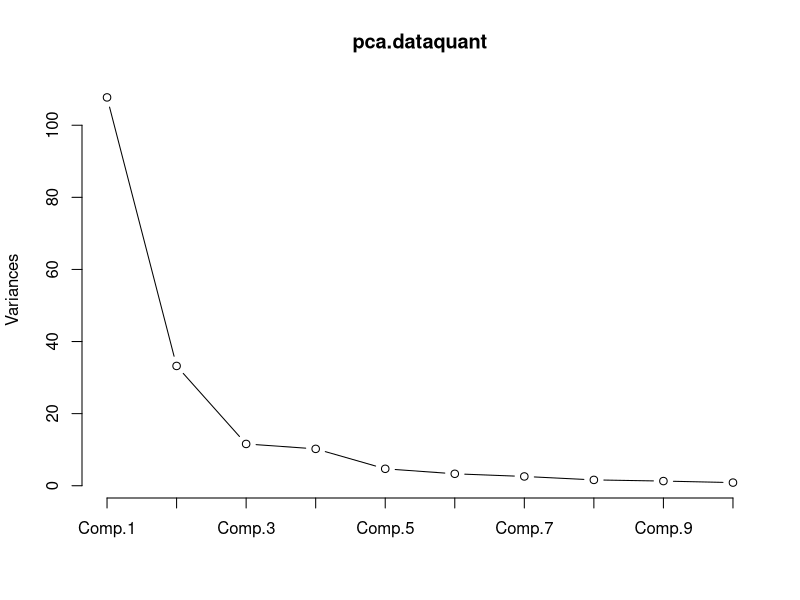
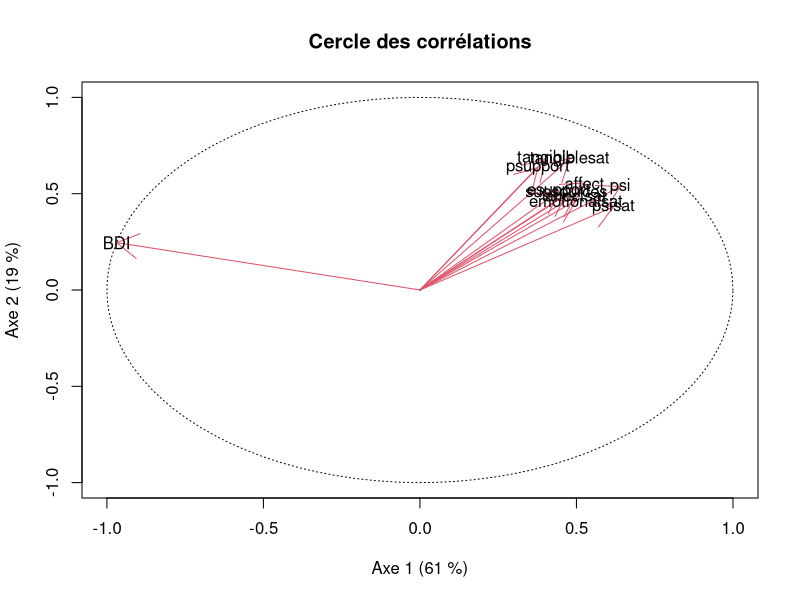
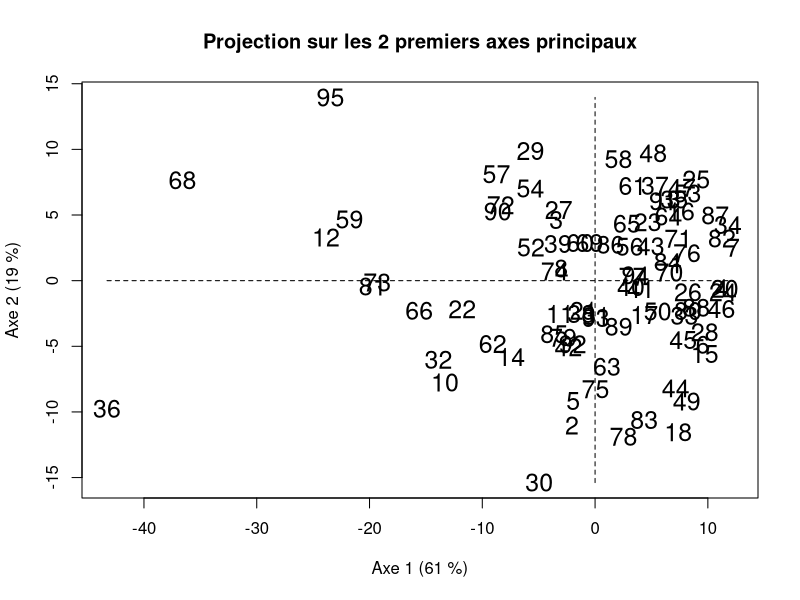

Write R code to recreate these figures, in order.
## ---- chunk 1
data=read.csv("../Data/socsupport.csv",header=TRUE,sep=";")
attach(data)
str(data)

n=nrow(data)
p=ncol(data)

delete = vector("numeric",n)

for(i in 1:n){
  for(j in 1:p){
    if(is.na(data[i,j]))
      delete[i]=1
  }
}

for(i in n:1){
  if (delete[i]==1)
    data=data[-c(i),]
}

data = data[,-c(1)]
## ---- chunk 2
dataquant=data[,-c(1,2,3,4,5,6,7,8,9)]
dataquant
## ---- chunk 3
X= scale(dataquant, center=T, scale=F)          
## ---- chunk 4
S = cov(X)*((n-1)/n)
acp = eigen(S)
lambda = acp$values
vecteurs_principaux = acp$vectors
## ---- chunk 5
pca.dataquant=princomp(dataquant)
summary(pca.dataquant)
## ---- chunk 6
plot(pca.dataquant,type='l')
## ---- chunk 7
C= pca.dataquant$scores   

norm=function(x) {return(sum(x^2))}
cos2=cbind(C[,1]^2/apply(X,1,norm),C[,2]^2/apply(X,1,norm))
rowSums(cos2)
## ---- chunk 8
CTB=cbind(C[,1]^2/lambda[1], C[,2]^2/lambda[2])
CTB/n
## ---- chunk 9
a=seq(0,2*pi,length=100)
plot(cos(a), sin(a), type='l',lty=3,xlab='Axe 1 (61 %)', ylab='Axe 2 (19 %)',main="Cercle des corrélations" )

cercle_correlation=cor(X,C)
arrows(0,0,cercle_correlation[,1],cercle_correlation[,2],col=2)
text(cercle_correlation[,1],cercle_correlation[,2],labels=colnames(dataquant))
## ---- chunk 10

plot(C[,1:2],type="n",,xlab='Axe 1 (61 %)', ylab='Axe 2 (19 %)')  
text(C[,1:2],labels=row.names(dataquant),cex=1.5)
title(main="Projection sur les 2 premiers axes principaux")
lines(c(min(C[,1]),max(C[,1])),c(0,0),lty=2)
lines(c(0,0),c(min(C[,2]),max(C[,2])),lty=2)

